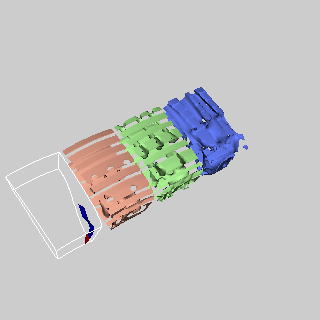

This figure's Python source:
#!/usr/bin/env python

# Split PLOT3D velocity vectors into components, contour each, merge
# them back, and trace a ribbon streamline using vtkSplitField and
# vtkMergeFields.

import os

# Factory overrides
import vtkmodules.vtkInteractionStyle  # noqa: F401
import vtkmodules.vtkRenderingOpenGL2  # noqa: F401

from vtkmodules.vtkFiltersCore import (
    vtkAssignAttribute,
    vtkContourFilter,
    vtkMergeFields,
    vtkPolyDataNormals,
    vtkStructuredGridOutlineFilter,
)
from vtkmodules.vtkFiltersFlowPaths import vtkStreamTracer
from vtkmodules.vtkFiltersGeneral import vtkSplitField
from vtkmodules.vtkFiltersModeling import vtkRibbonFilter
from vtkmodules.vtkIOParallel import vtkMultiBlockPLOT3DReader
from vtkmodules.vtkRenderingCore import (
    vtkActor,
    vtkPolyDataMapper,
    vtkRenderWindow,
    vtkRenderWindowInteractor,
    vtkRenderer,
)

# Data directory
data_dir = os.environ.get("VPE_DATA_DIR", os.path.dirname(os.path.abspath(__file__)))

# Read PLOT3D combustor data
pl3d = vtkMultiBlockPLOT3DReader()
pl3d.SetXYZFileName(os.path.join(data_dir, "combxyz.bin"))
pl3d.SetQFileName(os.path.join(data_dir, "combq.bin"))
pl3d.SetScalarFunctionNumber(100)
pl3d.SetVectorFunctionNumber(202)
pl3d.Update()

output = pl3d.GetOutput().GetBlock(0)

# Split vector field into components
sf = vtkSplitField()
sf.SetInputData(output)
sf.SetInputField("VECTORS", "POINT_DATA")
sf.Split(0, "vx")
sf.Split(1, "vy")
sf.Split(2, "vz")

# Iso-contour of vx component
aax = vtkAssignAttribute()
aax.SetInputConnection(sf.GetOutputPort())
aax.Assign("vx", "SCALARS", "POINT_DATA")

iso_vx = vtkContourFilter()
iso_vx.SetInputConnection(aax.GetOutputPort())
iso_vx.SetValue(0, 0.38)

normals_vx = vtkPolyDataNormals()
normals_vx.SetInputConnection(iso_vx.GetOutputPort())
normals_vx.SetFeatureAngle(45)

iso_vx_mapper = vtkPolyDataMapper()
iso_vx_mapper.SetInputConnection(normals_vx.GetOutputPort())
iso_vx_mapper.ScalarVisibilityOff()

iso_vx_actor = vtkActor()
iso_vx_actor.SetMapper(iso_vx_mapper)
iso_vx_actor.GetProperty().SetColor(1, 0.7, 0.6)

# Iso-contour of vy component
aay = vtkAssignAttribute()
aay.SetInputConnection(sf.GetOutputPort())
aay.Assign("vy", "SCALARS", "POINT_DATA")

iso_vy = vtkContourFilter()
iso_vy.SetInputConnection(aay.GetOutputPort())
iso_vy.SetValue(0, 0.38)

normals_vy = vtkPolyDataNormals()
normals_vy.SetInputConnection(iso_vy.GetOutputPort())
normals_vy.SetFeatureAngle(45)

iso_vy_mapper = vtkPolyDataMapper()
iso_vy_mapper.SetInputConnection(normals_vy.GetOutputPort())
iso_vy_mapper.ScalarVisibilityOff()

iso_vy_actor = vtkActor()
iso_vy_actor.SetMapper(iso_vy_mapper)
iso_vy_actor.GetProperty().SetColor(0.7, 1, 0.6)

# Iso-contour of vz component
aaz = vtkAssignAttribute()
aaz.SetInputConnection(sf.GetOutputPort())
aaz.Assign("vz", "SCALARS", "POINT_DATA")

iso_vz = vtkContourFilter()
iso_vz.SetInputConnection(aaz.GetOutputPort())
iso_vz.SetValue(0, 0.38)

normals_vz = vtkPolyDataNormals()
normals_vz.SetInputConnection(iso_vz.GetOutputPort())
normals_vz.SetFeatureAngle(45)

iso_vz_mapper = vtkPolyDataMapper()
iso_vz_mapper.SetInputConnection(normals_vz.GetOutputPort())
iso_vz_mapper.ScalarVisibilityOff()

iso_vz_actor = vtkActor()
iso_vz_actor.SetMapper(iso_vz_mapper)
iso_vz_actor.GetProperty().SetColor(0.4, 0.5, 1)

# Merge components back and stream-trace with ribbon
mf = vtkMergeFields()
mf.SetInputConnection(sf.GetOutputPort())
mf.SetOutputField("merged", "POINT_DATA")
mf.SetNumberOfComponents(3)
mf.Merge(0, "vy", 0)
mf.Merge(1, "vz", 0)
mf.Merge(2, "vx", 0)

aa = vtkAssignAttribute()
aa.SetInputConnection(mf.GetOutputPort())
aa.Assign("merged", "SCALARS", "POINT_DATA")

aa2 = vtkAssignAttribute()
aa2.SetInputConnection(aa.GetOutputPort())
aa2.Assign("SCALARS", "VECTORS", "POINT_DATA")

sl = vtkStreamTracer()
sl.SetInputConnection(aa2.GetOutputPort())
sl.SetStartPosition(2, -2, 26)
sl.SetMaximumPropagation(40)
sl.SetInitialIntegrationStep(0.2)
sl.SetIntegrationDirectionToForward()

rf = vtkRibbonFilter()
rf.SetInputConnection(sl.GetOutputPort())
rf.SetWidth(1.0)
rf.SetWidthFactor(5)

sl_mapper = vtkPolyDataMapper()
sl_mapper.SetInputConnection(rf.GetOutputPort())

sl_actor = vtkActor()
sl_actor.SetMapper(sl_mapper)

# Outline
outline = vtkStructuredGridOutlineFilter()
outline.SetInputData(output)

outline_mapper = vtkPolyDataMapper()
outline_mapper.SetInputConnection(outline.GetOutputPort())

outline_actor = vtkActor()
outline_actor.SetMapper(outline_mapper)

# Renderer
renderer = vtkRenderer()
renderer.AddActor(iso_vx_actor)
iso_vx_actor.AddPosition(0, 12, 0)
renderer.AddActor(iso_vy_actor)
renderer.AddActor(iso_vz_actor)
iso_vz_actor.AddPosition(0, -12, 0)
renderer.AddActor(sl_actor)
sl_actor.AddPosition(0, 24, 0)
renderer.AddActor(outline_actor)
outline_actor.AddPosition(0, 24, 0)
renderer.SetBackground(0.8, 0.8, 0.8)

# Window
render_window = vtkRenderWindow()
render_window.AddRenderer(renderer)
render_window.SetSize(320, 320)
render_window.SetWindowName("split vectors")

# Interactor
interactor = vtkRenderWindowInteractor()
interactor.SetRenderWindow(render_window)

# Scene
renderer.GetActiveCamera().SetPosition(-20.3093, 20.55444, 64.3922)
renderer.GetActiveCamera().SetFocalPoint(8.255, 0.0499763, 29.7631)
renderer.GetActiveCamera().SetViewAngle(30)
renderer.GetActiveCamera().SetViewUp(0, 0, 1)
renderer.GetActiveCamera().Dolly(0.4)
renderer.ResetCameraClippingRange()

interactor.Initialize()
interactor.Start()
